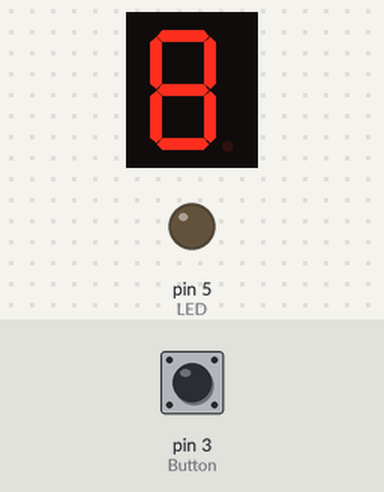
Recording of a sketch running on a simulated Arduino Uno, built with avr-gcc and run on an emulated ATmega328P. Parts: 1-digit seven-segment display, output pins drawn as LEDs (lit = HIGH). Wiring (inferred from the names in the program): 1-digit 7-segment display, segments lit when HIGH: segments pin 11, pin 10, pin 7, pin 8, pin 9, pin 12, pin 13. The test bench sets the inputs (shaded band); at power-on: pin 3 (Button) HIGH. The segment pins are drawn as the display they are named for; pins used as bus, display or sensor lines are not drawn.

Above: at 1.2 s.
1.3 s: pin 3 (Button) pulled LOW for 0.15 s
At 2.1 s:
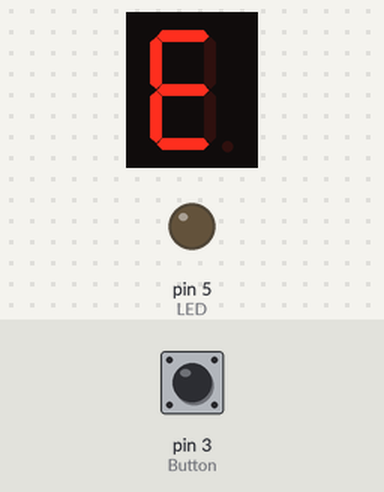
2.9 s: pin 3 (Button) pulled LOW for 1 s
At 3.3 s:
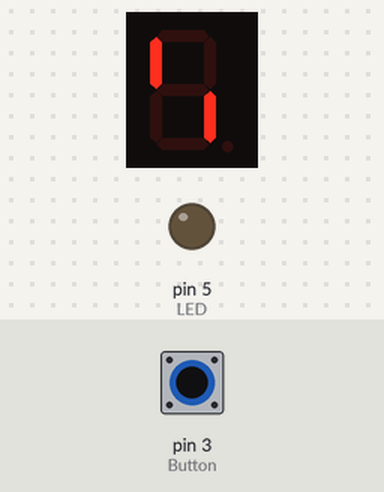
5.4 s: pin 3 (Button) pulled LOW for 0.15 s
At 6.4 s:
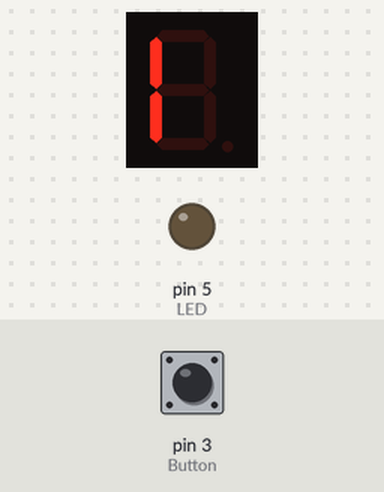
7.0 s: pin 3 (Button) pulled LOW for 3.2 s
At 7.6 s:
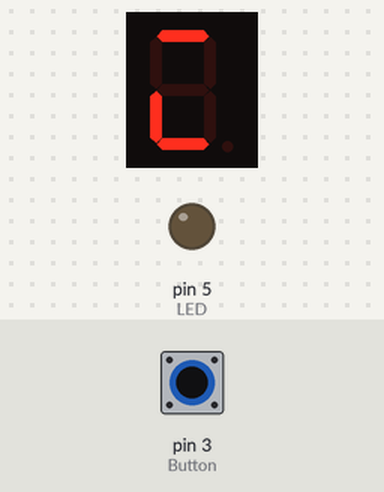
11.7 s: pin 3 (Button) pulled LOW for 0.15 s
At 12.4 s:
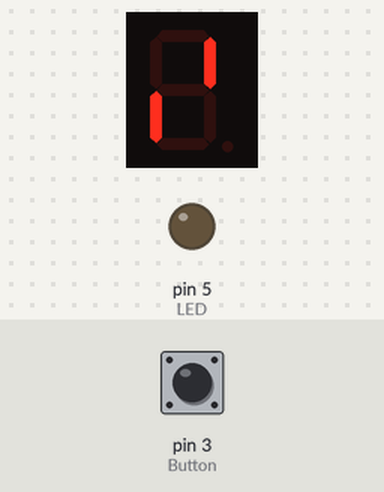
13.3 s: pin 3 (Button) pulled LOW for 1 s
At 13.6 s:
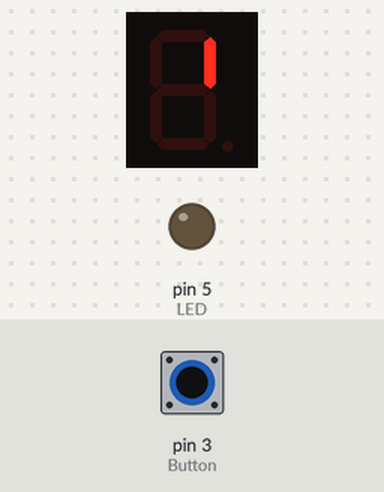
Timing chart, 0 to 16.3 s (numbered marks = the images above; inputs shaded):
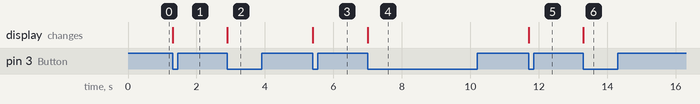

The sketch:

task2custom.ino
```cpp
unsigned const int a = 11;
unsigned const int b = 10;
unsigned const int c = 7;
unsigned const int d = 8;
unsigned const int e = 9;
unsigned const int f = 12;
unsigned const int g = 13;
unsigned const int dp = 6;
int ledState = LOW;           // Starea curenta a ledului
int buttonState;              // valoarea starii butonului
int lastButtonState = HIGH;   // valoarea anterioara a starii butonului
int lastInterruptTime = 0;
unsigned const int Button = 3;
unsigned const int LED = 5;

void setup() {
  pinMode(Button, INPUT_PULLUP);

  pinMode(LED, OUTPUT);
  digitalWrite(LED, ledState);
  pinMode(a, OUTPUT);  //A
  pinMode(b, OUTPUT);  //B
  pinMode(c, OUTPUT);  //C
  pinMode(d, OUTPUT);  //D
  pinMode(e, OUTPUT);  //E
  pinMode(f, OUTPUT);  //F
  pinMode(g, OUTPUT);  //G

  turnOff();

  cli();

  EICRA |= (1 << ISC11);    // set interrupt on falling edge
  EIMSK |= (1 << INT1);     // enable INT1 interrupt

  sei();
}

void turnOff()
{
  digitalWrite(a, HIGH);
  digitalWrite(b, HIGH);
  digitalWrite(c, HIGH);
  digitalWrite(d, HIGH);
  digitalWrite(e, HIGH);
  digitalWrite(f, HIGH);
  digitalWrite(g, HIGH);
}

void displayDigit(int digit)
{
  if (digit != 0 && digit != 1 && digit != 7)
    digitalWrite(g, LOW);

  //Conditions for displaying segment a
  if (digit != 1 && digit != 4)
    digitalWrite(a, LOW);

  //Conditions for displaying segment b
  if (digit != 5 && digit != 6)
    digitalWrite(b, LOW);

  //Conditions for displaying segment c
  if (digit != 2)
    digitalWrite(c, LOW);

  //Conditions for displaying segment d
  if (digit != 1 && digit != 4 && digit != 7)
    digitalWrite(d, LOW);

  //Conditions for displaying segment e
  if (digit == 2 || digit == 6 || digit == 8 || digit == 0)
    digitalWrite(e, LOW);

  //Conditions for displaying segment f
  if (digit != 1 && digit != 2 && digit != 3 && digit != 7)
    digitalWrite(f, LOW);
}

int i = 0;

ISR(INT1_vect) {
  cli();

  turnOff();

  if (millis() - lastInterruptTime > 300) {
    lastInterruptTime = millis();

    i += 1;
    if (i == 10)
      i = 0;
  }

  displayDigit(i);

  sei();
}

void loop()
{
//  int reading = digitalRead(Button);
//
//  if (reading != lastButtonState) {
//    ledState = !ledState;
//  }
//
//  digitalWrite(LED, ledState);
}
```

Measured:
- after the input at 1.3 s, the display: changes at once (image 1)
- after the input at 2.9 s, the display: changes at once (image 2)
- after the input at 5.4 s, the display: changes at once (image 3)
- after the input at 7.0 s, the display: changes at once (image 4)
- after the input at 11.7 s, the display: changes at once (image 5)
- after the input at 13.3 s, the display: changes at once (image 6)
